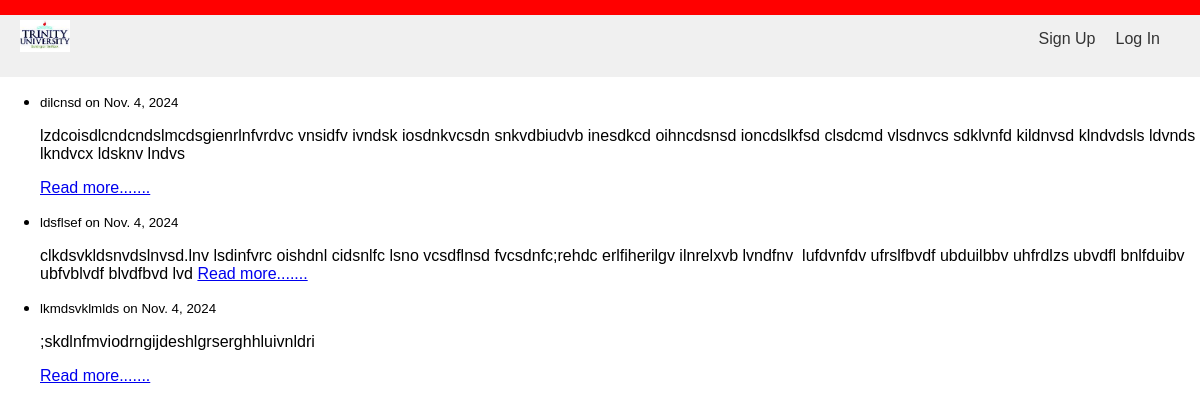
Before: /readblog/ with the older database file.
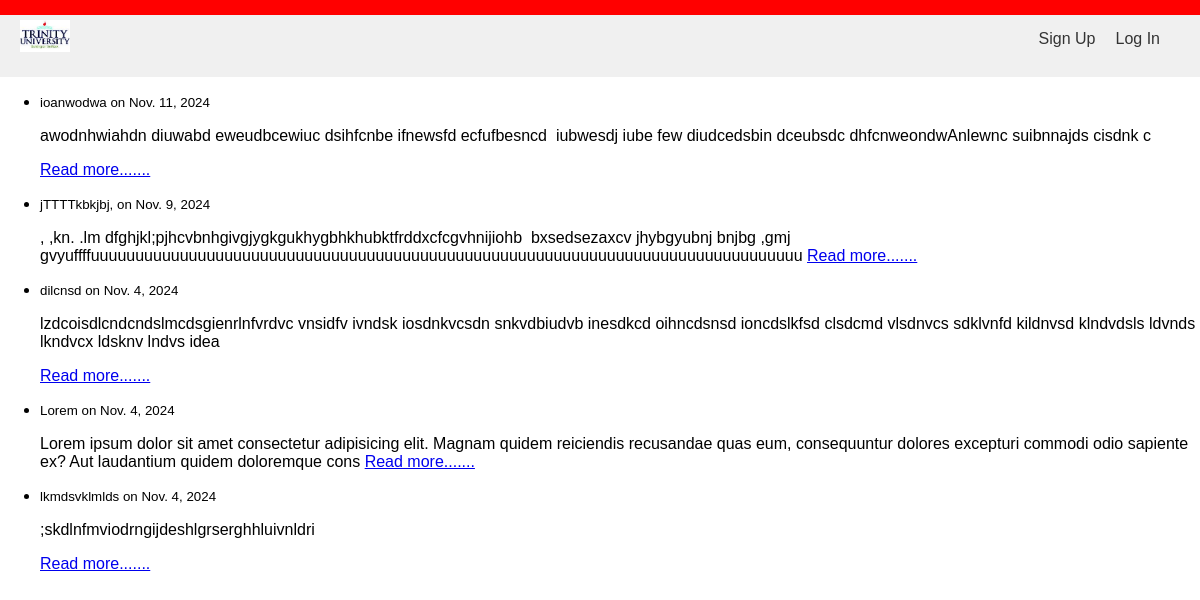
After: the same page with the newer database file.
### blog/models.py (models this page shows, shortened)
class Post(models.Model):
    uuid = models.UUIDField(primary_key=True, default=uuid.uuid4, editable=False)
    title = models.CharField(max_length=200)
    body = RichTextUploadingField(null=True, blank=True)
    author = models.ForeignKey(get_user_model(), on_delete=models.CASCADE)
    date = models.DateField(auto_now_add=True)
    category = models.CharField(max_length=255, default='life')

### blog/views.py (the view)
# urls.py: path('readblog/', BlogListview.as_view(), name='readblog'),
class BlogListview(ListView):
    model = Post
    context_object_name = 'blogs'
    template_name = 'readblogs.html'
    ordering = ['-date']
    login_url = 'login'

### templates/readblogs.html (shortened to what this page needs)
{% extends '_base.html' %}
{% block content %}
    <ul>
        {% for blog in blogs %}
            <div class="">
                <li>
                    <small>
                    {{ blog.title }}
                    on {{ blog.date }}
                    </small>
                    <br>
                    <p>{{ blog.body|slice:":200"|safe }} <a href="{% url 'readblogdetails' blog.pk %}">Read more.......</a></p>
                </div>
        {% endfor %}
    </ul>
{% endblock content %}

Changed rows visible on the page:
added Post: title "ioanwodwa", date "Nov. 11, 2024", body "awodnhwiahdn diuwabd eweudbcewiuc dsihfcnbe ifnewsfd ecfufbesncd iubwesdj iube few diudcedsbin dceubsdc dhfcnweondwAnlewnc suibnnajds cisdnk c"
added Post: title "jTTTTkbkjbj,", date "Nov. 9, 2024", body ", ,kn. .lm dfghjkl;pjhcvbnhgivgjygkgukhygbhkhubktfrddxcfcgvhnijiohb bxsedsezaxcv jhybgyubnj bnjbg ,gmj gvyuffffuuuuuuuuuuuuuuuuuuuuuuuuuuuuuuuuuuuuuuuuuuuuuuuuuuuuuuuuuuuuuuuuuuuuuuuuuuuuuuuu"
changed Post "dilcnsd": body "…ldvnds lkndvcx ldsknv lndvs" → "…ldvnds lkndvcx ldsknv lndvs idea"
changed Post: title "ldsflsef" → "Lorem"; body "clkdsvkldsnvdslnvsd.lnv lsdinfvrc oishdnl cidsnlfc lsno vcsdflnsd fvcsdnfc;rehdc erlfiherilgv ilnrelxvb lvndfnv lufdvnfdv ufrslfbvdf ubduilbbv uhfrdlzs ubvdfl bnlfduibv ubfvblvdf blvdfbvd lvd" → "Lorem ipsum dolor sit amet consectetur adipisicing elit. Magnam quidem reiciendis recusandae quas eum, consequuntur dolores excepturi commodi odio sapiente ex? Aut laudantium quidem doloremque cons"
